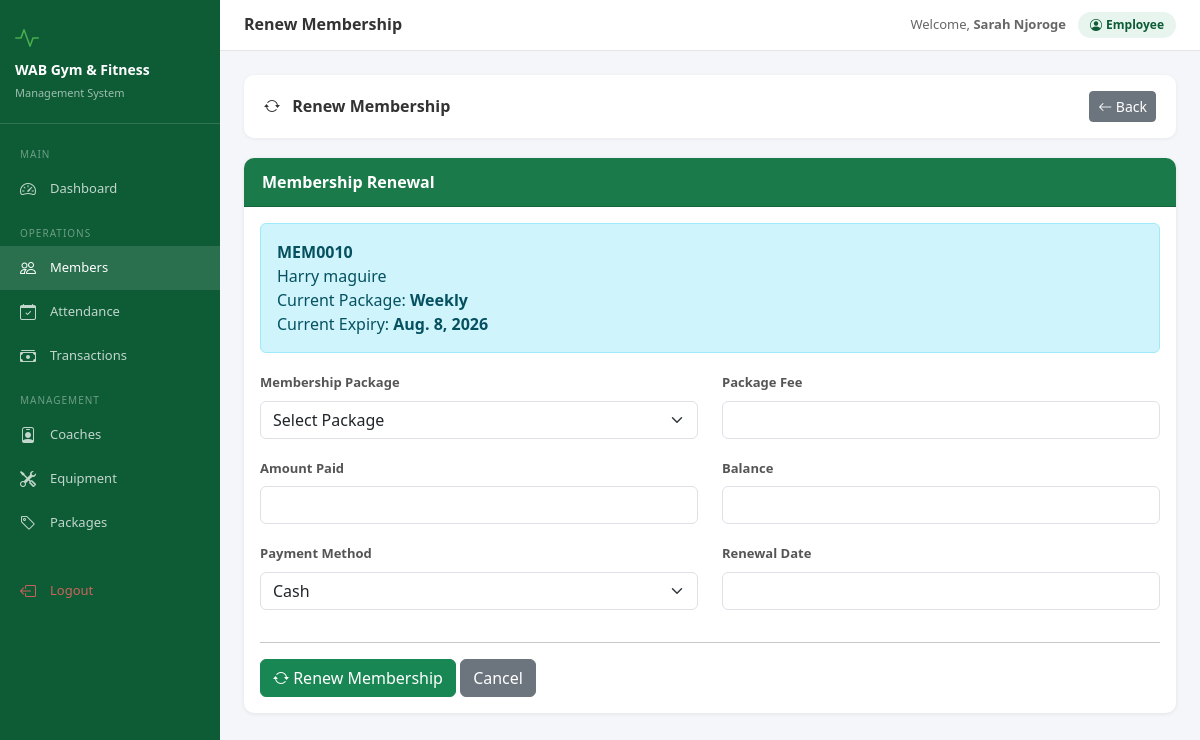
The page /members/renew/10/ (signed in) on the database its author committed.
### accounts/models.py (models this page shows, shortened)
class User(AbstractUser):
    ROLE_CHOICES = [
        ("admin", "Admin"),
        ("receptionist", "Receptionist"),
        ("accountant", "Accountant"),
        ("coach", "Coach"),
    ]
    role = models.CharField(
        max_length=20,
        choices=ROLE_CHOICES,
        default="receptionist",
    )
    phone = models.CharField(
        max_length=15,
        blank=True,
        null=True,
    )
    @property
    def is_admin(self):
        return self.role == "admin"

### members/models.py (models this page shows, shortened)
class Member(models.Model):
    member_id  = models.CharField(max_length=20, unique=True, blank=True)
    name       = models.CharField(max_length=100)
    dob        = models.DateField()
    nid        = models.CharField(max_length=20, blank=True, null=True)
    gender     = models.CharField(max_length=10, choices=GENDER_CHOICES)
    phone      = models.CharField(max_length=15, unique=True)
    email      = models.EmailField(blank=True, null=True)
    address    = models.TextField(blank=True, null=True)
    referee    = models.CharField(max_length=100, blank=True, null=True)
    package    = models.ForeignKey(Package, on_delete=models.SET_NULL, null=True)
    join_date  = models.DateField()
    expiry_date= models.DateField()
    amount_paid = models.DecimalField(max_digits=10, decimal_places=2, default=0)
    due_payment= models.DecimalField(max_digits=10, decimal_places=2, default=0)
    photo      = models.ImageField(upload_to='members/', blank=True, null=True)
    status     = models.BooleanField(default=True)
    created_at = models.DateTimeField(auto_now_add=True)

### packages/models.py (models this page shows, shortened)
class Package(models.Model):
    name = models.CharField(max_length=50, unique=True)
    duration_days = models.IntegerField()
    fee = models.DecimalField(max_digits=10, decimal_places=2)
    description = models.TextField(blank=True, null=True)
    is_active = models.BooleanField(default=True)

### members/views.py (the view, shortened to what this page needs)
# urls.py: path("renew/<int:pk>/", views.member_renew, name="member_renew",),
@login_required
def member_renew(request, pk):
    member = get_object_or_404(Member, pk=pk)
    packages = Package.objects.filter(is_active=True)
    return render(
        request,
        "members/renew_member.html",
        {
            "member": member,
            "packages": packages,
        }
    )

### members/templates/members/renew_member.html (shortened to what this page needs)
{% extends 'base.html' %}
{% block page_title %}Renew Membership{% endblock %}
{% block content %}
<div class="section-header">
    <h4>
        <i class="bi bi-arrow-repeat me-2"></i>
        Renew Membership
    </h4>
    <a href="{% url 'member_detail' member.pk %}" class="btn btn-secondary btn-sm">
        <i class="bi bi-arrow-left"></i>
        Back
    </a>
</div>
<div class="card">
    <div class="card-header">
        Membership Renewal
    </div>
    <div class="card-body">
        <div class="alert alert-info">
            <strong>{{ member.member_id }}</strong><br>
            {{ member.name }}<br>
            Current Package:
            <strong>{{ member.package.name }}</strong><br>
            Current Expiry:
            <strong>{{ member.expiry_date }}</strong>
        </div>
        <form method="post">
            <div class="row">
                <div class="col-md-6 mb-3">
                    <label class="form-label">Membership Package</label>
                    <select
                        class="form-select"
                        name="package"
                        id="package"
                        required>
                        <option value="">Select Package</option>
                    </select>
                </div>
                <div class="col-md-6 mb-3">
                    <label class="form-label">
                        Package Fee
                    </label>
                    <input
                        type="text"
                        id="fee"
                        class="form-control"
                        readonly>
                </div>
            </div>
            <div class="row">
                <div class="col-md-6 mb-3">
                    <label class="form-label">
                        Amount Paid
                    </label>
                    <input
                        type="number"
                        step="0.01"
                        class="form-control"
                        name="amount_paid"
                        id="amount_paid"
                        required>
                </div>
                <div class="col-md-6 mb-3">
                    <label class="form-label">
                        Balance
                    </label>
                    <input
                        type="text"
                        id="balance"
                        class="form-control"
                        readonly>
                </div>
            </div>
            <div class="row">
                <div class="col-md-6 mb-3">
                    <label class="form-label">
                        Payment Method
                    </label>
                    <select
                        class="form-select"
                        name="payment_method">
                        <option value="cash">Cash</option>
                    </select>
                </div>
                <div class="col-md-6 mb-3">
                    <label class="form-label">
                        Renewal Date
                    </label>
                    <input
                        type="text"
                        class="form-control"
                        value="{{ today|default:'' }}"
                        readonly>
                </div>
            </div>
            <hr>
            <button class="btn btn-success">
                <i class="bi bi-arrow-repeat"></i>
                Renew Membership
            </button>
            <a href="{% url 'member_detail' member.pk %}"
               class="btn btn-secondary">
                Cancel
            </a>
        </form>
    </div>
</div>
{% endblock %}

### templates/base.html (shortened to what this page needs)
<!DOCTYPE html>
<html lang="en">
<head>
<link href="https://cdn.jsdelivr.net/npm/bootstrap@5.3.0/dist/css/bootstrap.min.css" rel="stylesheet">
<link href="https://cdn.jsdelivr.net/npm/bootstrap-icons@1.11.0/font/bootstrap-icons.css" rel="stylesheet">
</head>
<body>
{% if user.is_authenticated %}
<div class="sidebar">
  <div class="brand">
    <div style="font-size:24px;color:#4caf50;margin-bottom:6px"><i class="bi bi-activity"></i></div>
    <h5>WAB Gym & Fitness</h5>
    <small>Management System</small>
  </div>
  <nav class="mt-2">
    <div class="nav-section">Main</div>
    <a href="{% url 'dashboard' %}" class="nav-link {% if request.resolver_match.url_name == 'dashboard' %}active{% endif %}">
      <i class="bi bi-speedometer2"></i> Dashboard
    </a>
    <div class="nav-section">Operations</div>
    <a href="{% url 'member_list' %}" class="nav-link {% if 'member' in request.resolver_match.url_name %}active{% endif %}">
      <i class="bi bi-people"></i> Members
    </a>
    <a href="{% url 'attendance_list' %}" class="nav-link {% if 'attendance' in request.resolver_match.url_name %}active{% endif %}">
      <i class="bi bi-calendar-check"></i> Attendance
    </a>
    <a href="{% url 'payment_list' %}" class="nav-link {% if 'payment' in request.resolver_match.url_name %}active{% endif %}">
      <i class="bi bi-cash-stack"></i> Transactions
    </a>
    <div class="nav-section">Management</div>
    <a href="{% url 'coach_list' %}" class="nav-link {% if 'coach' in request.resolver_match.url_name %}active{% endif %}">
      <i class="bi bi-person-badge"></i> Coaches
    </a>
    <a href="{% url 'equipment_list' %}" class="nav-link {% if 'equipment' in request.resolver_match.url_name %}active{% endif %}">
      <i class="bi bi-tools"></i> Equipment
    </a>
    <a href="{% url 'package_list' %}" class="nav-link {% if 'package' in request.resolver_match.url_name %}active{% endif %}">
      <i class="bi bi-tag"></i> Packages
    </a>
    <div class="mt-4 mb-2">
    <a href="{% url 'logout' %}" class="nav-link" style="color:rgba(255,100,100,.8)">
      <i class="bi bi-box-arrow-left"></i> Logout
    </a>
    </div>
  </nav>
</div>
<div class="main-content">
  <div class="topbar">
    <h6 class="page-title">{% block page_title %}WAB Gym{% endblock %}</h6>
    <div class="user-info">
      <span style="font-size:13px;color:#666">Welcome, <strong>{{ user.get_full_name|default:user.username }}</strong></span>
      <span class="user-badge"><i class="bi bi-person-circle me-1"></i>{{ user.role|title }}</span>
    </div>
  </div>
  <div class="content-area">
    {% block content %}{% endblock %}
  </div>
</div>
{% else %}
{% block auth_content %}{% endblock %}
{% endif %}
</body>
</html>

### templates/base.html (style rules this page uses)
:root { --wab-green:#1a7a4a;--wab-dark:#0d5c36;--wab-light:#e8f5ee;--sidebar-w:220px }
body { background:#f4f6f9;font-family:'Segoe UI',sans-serif }
.sidebar { position:fixed;top:0;left:0;height:100vh;width:var(--sidebar-w);background:var(--wab-dark);z-index:1000;overflow-y:auto;transition:.3s }
.sidebar .brand { padding:20px 15px;border-bottom:1px solid rgba(255,255,255,.15) }
.sidebar .brand h5 { color:#fff;margin:0;font-size:14px;font-weight:700 }
.sidebar .brand small { color:rgba(255,255,255,.6);font-size:11px }
.sidebar .nav-link { color:rgba(255,255,255,.75);padding:10px 20px;font-size:13px;display:flex;align-items:center;gap:10px;border-radius:0;transition:.2s }
.sidebar .nav-link:hover,.sidebar .nav-link.active { color:#fff;background:rgba(255,255,255,.12) }
.sidebar .nav-link i { font-size:16px;width:20px }
.sidebar .nav-section { color:rgba(255,255,255,.4);font-size:10px;text-transform:uppercase;letter-spacing:1px;padding:15px 20px 5px }
.main-content { margin-left:var(--sidebar-w);min-height:100vh }
.topbar { background:#fff;border-bottom:1px solid #e5e5e5;padding:12px 24px;display:flex;align-items:center;justify-content:space-between;position:sticky;top:0;z-index:999 }
.topbar .page-title { font-size:16px;font-weight:600;color:#333;margin:0 }
.topbar .user-info { display:flex;align-items:center;gap:12px }
.topbar .user-badge { background:var(--wab-light);color:var(--wab-dark);padding:4px 12px;border-radius:20px;font-size:12px;font-weight:600 }
.content-area { padding:24px }
.card { border:none;border-radius:10px;box-shadow:0 1px 4px rgba(0,0,0,.08) }
.card-header { background:var(--wab-green);color:#fff;border-radius:10px 10px 0 0!important;font-weight:600;padding:12px 18px }
.form-label { font-size:13px;font-weight:600;color:#555 }
.section-header { background:#fff;border-radius:10px;padding:16px 20px;margin-bottom:20px;box-shadow:0 1px 4px rgba(0,0,0,.06);display:flex;align-items:center;justify-content:space-between }
.section-header h4 { margin:0;font-size:16px;font-weight:700;color:#333 }

### rows shown on the page
User: get_full_name "Sarah Njoroge", role "Employee"
Member: member_id "MEM0010", name "Harry maguire", package.name "Weekly", expiry_date "Aug. 8, 2026"
